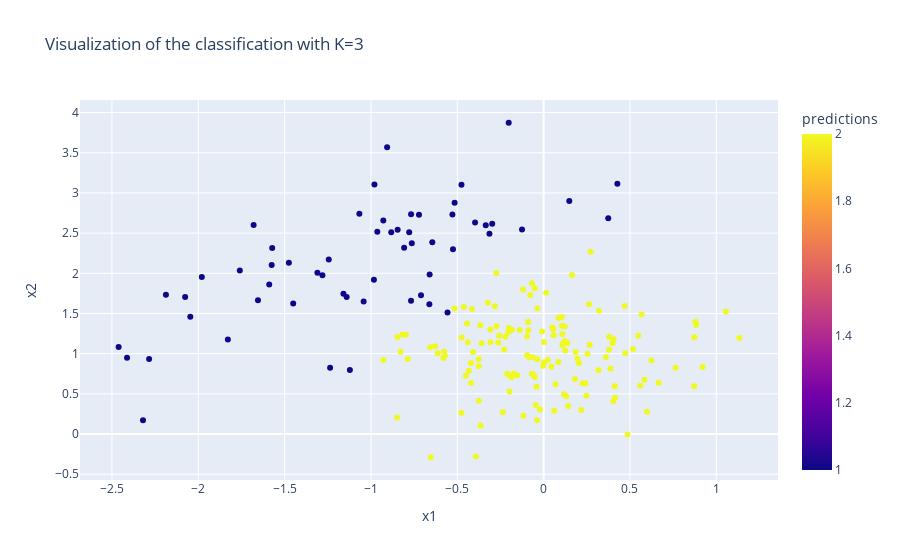

The code cell stored with this chart in its notebook:
### Markdown cell above
We obtain this classification :

### Code cell
Knn_classifier = K_nearest_neighbors(train, test, 3)
predictions = Knn_classifier.predict()
df_predictions = df_test.copy()
df_predictions['predictions'] = predictions
px.scatter(df_predictions ,x='x1',y='x2',color='predictions', title='Visualization of the classification with K=3')

### Figure 1 — Plotly figure (JSON) as saved in the notebook; plotly's stock layout.template omitted (floating-point values rounded to 4 significant figures; data arrays with more than 128 entries replaced by an {"elided": "..."} marker saying what was removed)
{"data": [{"hovertemplate": "x1=%{x}<br>x2=%{y}<br>predictions=%{marker.color}<extra></extra>", "legendgroup": "", "marker": {"color": {"elided": "200 int values"}, "coloraxis": "coloraxis", "symbol": "circle"}, "mode": "markers", "name": "", "orientation": "v", "showlegend": false, "type": "scatter", "x": {"elided": "200 float values"}, "xaxis": "x", "y": {"elided": "200 float values"}, "yaxis": "y"}], "layout": {"coloraxis": {"colorbar": {"title": {"text": "predictions"}}, "colorscale": [[0, "#0d0887"], [0.1111, "#46039f"], [0.2222, "#7201a8"], [0.3333, "#9c179e"], [0.4444, "#bd3786"], [0.5556, "#d8576b"], [0.6667, "#ed7953"], [0.7778, "#fb9f3a"], [0.8889, "#fdca26"], [1, "#f0f921"]]}, "legend": {"tracegroupgap": 0}, "title": {"text": "Visualization of the classification with K=3"}, "xaxis": {"anchor": "y", "domain": [0, 1], "title": {"text": "x1"}}, "yaxis": {"anchor": "x", "domain": [0, 1], "title": {"text": "x2"}}}}
